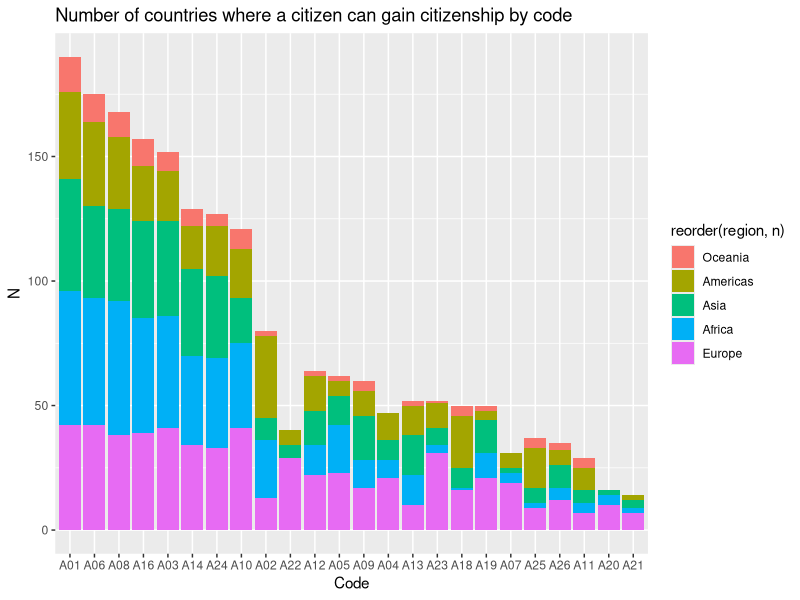
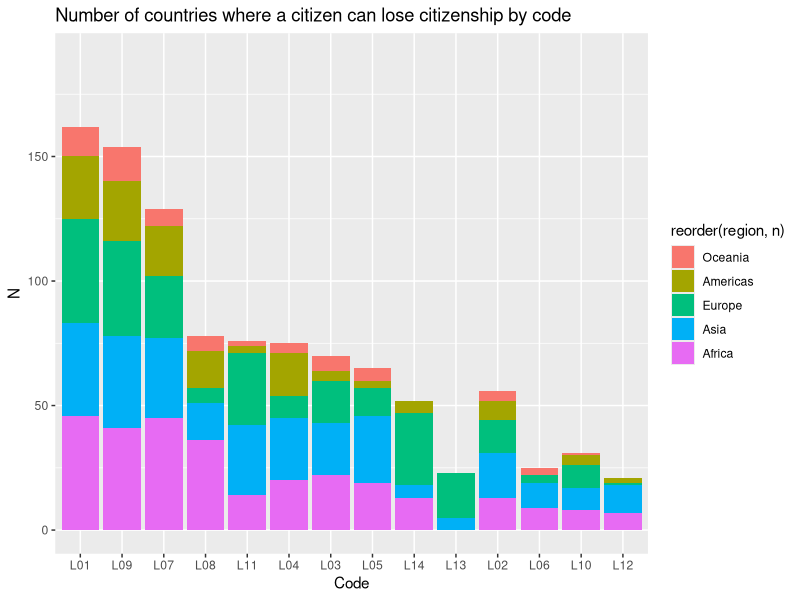
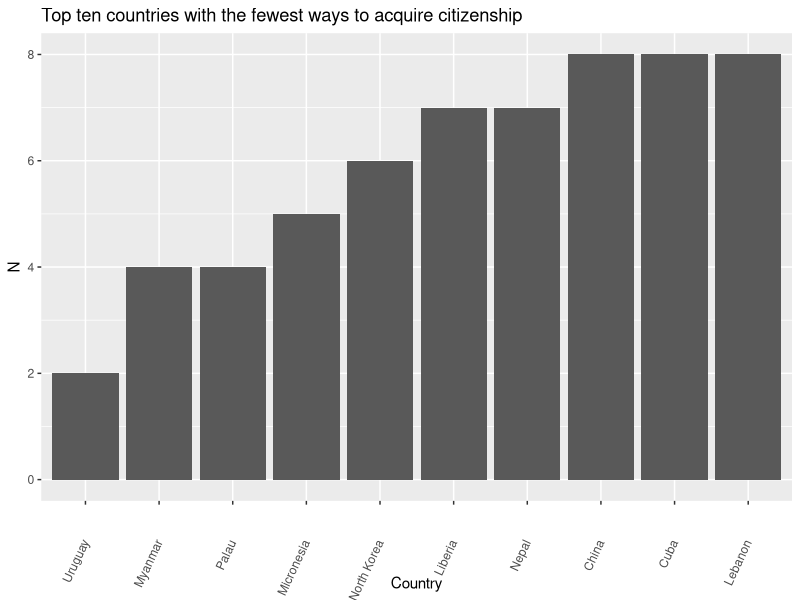
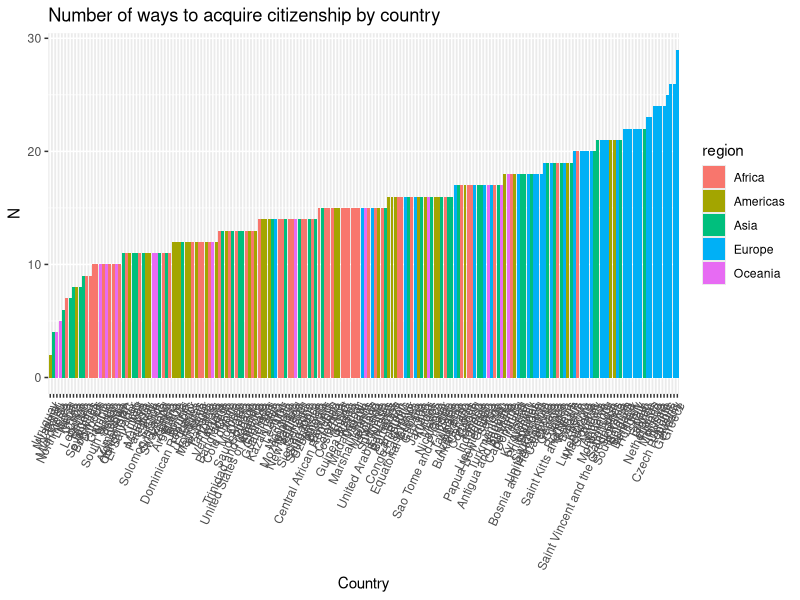
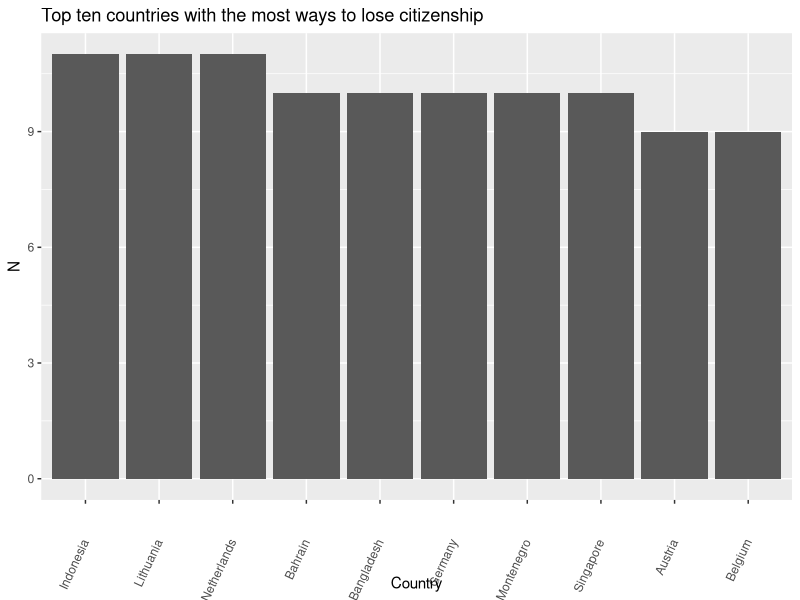
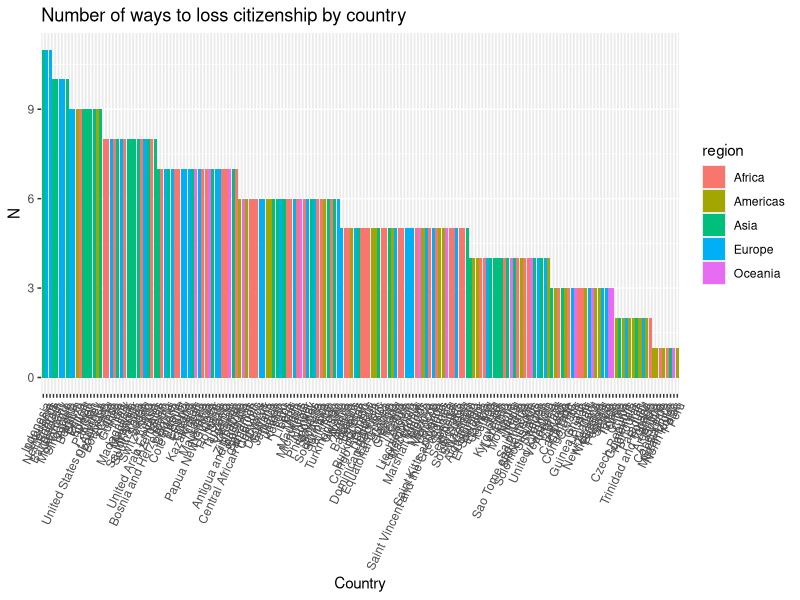

The R source for these figures, in order:
## ---- chunk 1
knitr::opts_chunk$set(message = FALSE, warning = FALSE, echo = FALSE)
## ---- chunk 2
library(magrittr)
library(dplyr)
library(tidyr)
library(ggplot2)
library(purrr)

df <- readr::read_csv("../data/data_v1.0_country-year.csv")

df_long <- df %>%
  tidyr::pivot_longer(names_to = "sub_code", values_to = "values", -c(iso3, country, year, region)) %>% 
  mutate(bin = grepl("bin", sub_code),
         acq = grepl("A", sub_code),
         loss = grepl("L", sub_code),
         code = substr(sub_code, 1, 3)
         )
## ---- chunk 3
acq_codes <- df_long %>% filter(acq) %>% distinct(code) %>% pull()
n_acq <- length(acq_codes)

loss_codes <- df_long %>% filter(loss) %>% distinct(code) %>% pull()
n_loss <- length(loss_codes)

n_cntry <- df %>% distinct(country) %>% pull() %>% length()
## ---- chunk 4
df_long %>%
  filter(bin) %>%
  filter(acq) %>%
  filter(values == 99) %>% 
  distinct(country)
## ---- chunk 5
acq_code_common <- df_long %>%
  filter(bin) %>%
  filter(acq) %>%
  filter(values == 1) %>%
  distinct(code, country, region) %>% 
  group_by(code, region) %>% 
  tally() %>% 
  arrange(desc(n))

ggplot(acq_code_common, aes(x = reorder(code, -n), y = n, fill = reorder(region, n))) +
  geom_bar(stat="identity") +
  labs(y = "N",
       x = "Code",
       title = "Number of countries where a citizen can gain citizenship by code") +
  ylim(0, n_cntry)
## ---- chunk 6
loss_code_common <- df_long %>%
  filter(bin) %>%
  filter(loss) %>%
  filter(values == 1) %>%
  distinct(code, country, region) %>% 
  group_by(code, region) %>% 
  tally() %>% 
  arrange(desc(n))

ggplot(loss_code_common, aes(x = reorder(code, -n), y = n, fill = reorder(region, n))) +
  geom_bar(stat="identity") +
  labs(y = "N",
       x = "Code",
       title = "Number of countries where a citizen can lose citizenship by code") +
  ylim(0, n_cntry)
## ---- chunk 7
acq_top_10 <- df_long %>%
    filter(bin) %>%
    filter(acq) %>%
    filter(values == 1) %>% 
    group_by(country, region) %>% 
    tally() %>% 
    arrange(n) %>%
    ungroup()

ggplot(acq_top_10 %>% 
    slice(1:10), 
       aes(x = reorder(country, n), y = n)) +
  geom_bar(stat="identity") +
  labs(y = "N",
       x = "Country",
       title = "Top ten countries with the fewest ways to acquire citizenship") +
   theme(axis.text.x = element_text(angle = 65, vjust = 0.5, hjust=1))
## ---- chunk 8
ggplot(acq_top_10,
       aes(x = reorder(country, n), y = n, fill = region)) +
  geom_bar(stat="identity") +
  labs(y = "N",
       x = "Country",
       title = "Number of ways to acquire citizenship by country") +
   theme(axis.text.x = element_text(angle = 65, hjust=1))
## ---- chunk 9
loss_top_10 <- df_long %>%
    filter(bin) %>%
    filter(loss) %>%
    filter(values == 1) %>% 
    group_by(country, region) %>% 
    tally() %>% 
    arrange(desc(n)) %>%
    ungroup()

ggplot(loss_top_10 %>% 
    slice(1:10), 
       aes(x = reorder(country, -n), y = n)) +
  geom_bar(stat="identity") +
  labs(y = "N",
       x = "Country",
       title = "Top ten countries with the most ways to lose citizenship") +
   theme(axis.text.x = element_text(angle = 65, vjust = 0.5, hjust=1))
## ---- chunk 10
ggplot(loss_top_10,
       aes(x = reorder(country, -n), y = n, fill = region)) +
  geom_bar(stat="identity") +
  labs(y = "N",
       x = "Country",
       title = "Number of ways to loss citizenship by country") +
   theme(axis.text.x = element_text(angle = 65, hjust=1))
